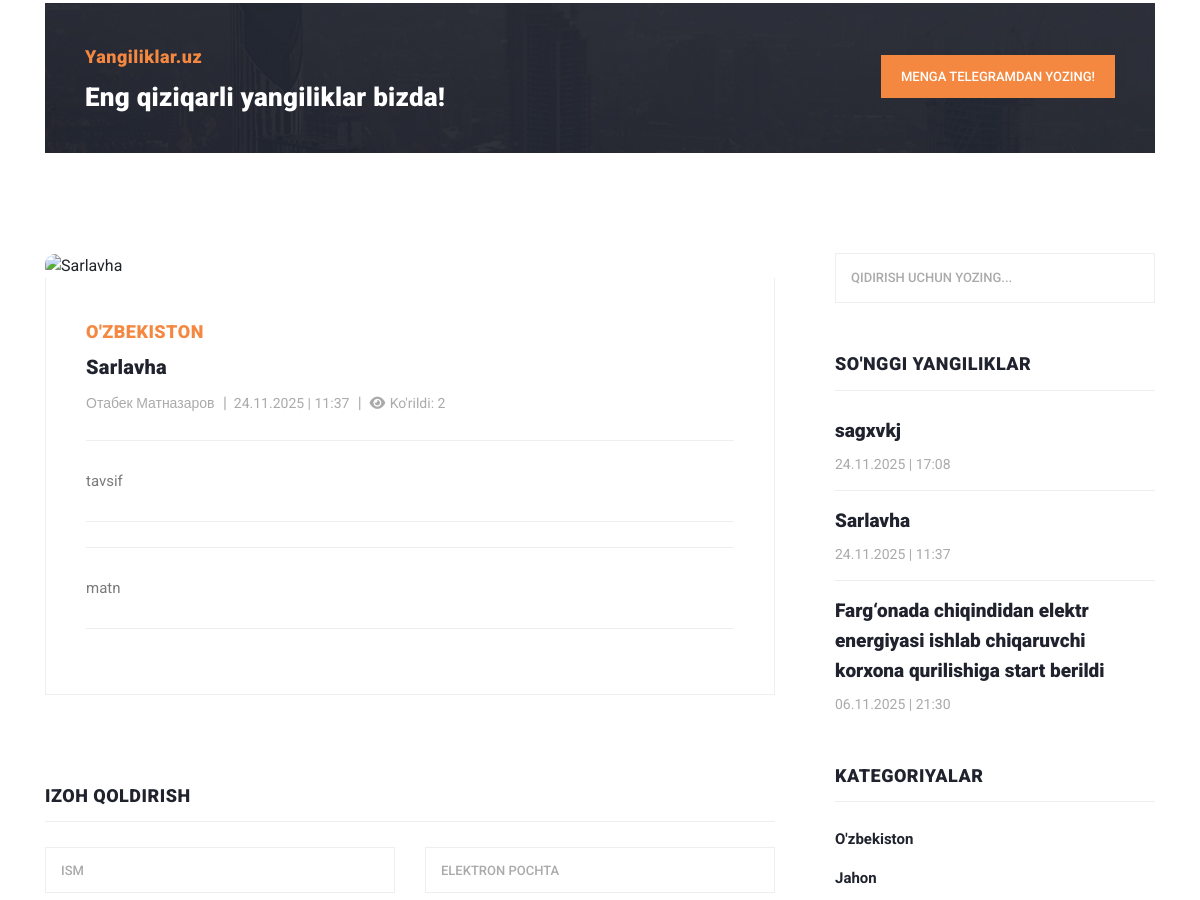
Page /?controller=news_view&id=20 (middle part) on the earlier database version.
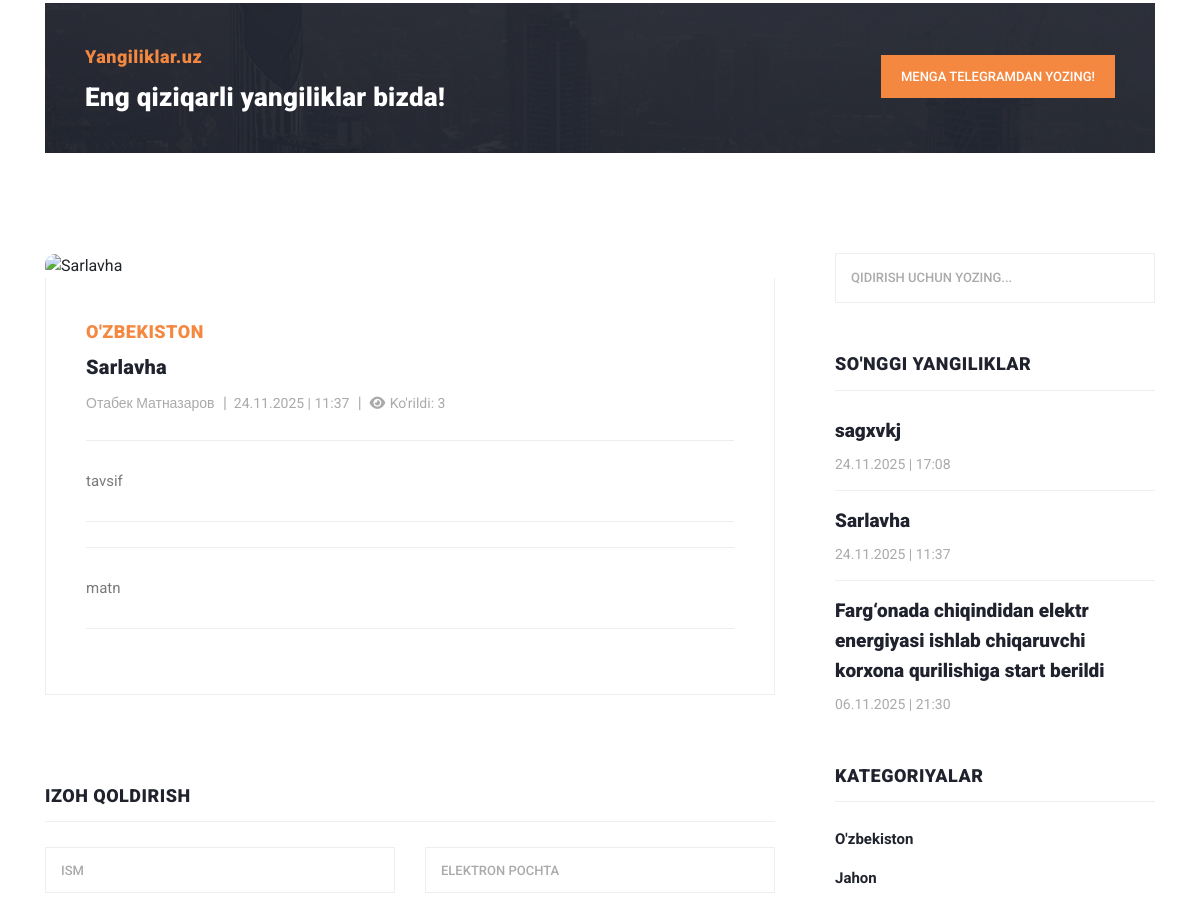
Same page on the later database version.
### tables this page shows
CREATE TABLE `news`
(
    `id`          INTEGER PRIMARY KEY AUTOINCREMENT,
    `author_id`   INTEGER NOT NULL,
    `is_banner`   INTEGER DEFAULT 0 CHECK (is_banner IN (0, 1)), -- 0=yo'q, 1=ha
    `title`       TEXT    NOT NULL,
    `description` TEXT,
    `category_id` INTEGER NOT NULL,
    `image`       TEXT    DEFAULT NULL,
    `body`        TEXT    DEFAULT NULL,
    `seen_count`  INTEGER DEFAULT 0 CHECK (seen_count >= 0),
    `created_at`  TEXT    DEFAULT (datetime('now', '+5 hours')), -- sqlite da datetime turi yo'q
    `updated_at`  TEXT    DEFAULT (datetime('now', '+5 hours')),
    `status`      INTEGER DEFAULT 1 CHECK (status IN (0, 1))    -- 0=nofaol, 1=faol

);

CREATE TABLE `category`
(
    `id`     INTEGER PRIMARY KEY AUTOINCREMENT,
    `name`   TEXT UNIQUE NOT NULL,
    `status` BOOLEAN DEFAULT TRUE
);

CREATE TABLE `author`
(
  `id` INTEGER PRIMARY KEY AUTOINCREMENT,
  `name` VARCHAR(100) NOT NULL,
  `status` BOOLEAN DEFAULT TRUE
);

### views/view.php (called while the page is built, shortened)
<?php
require_once __DIR__ . '/widgets/header.php';
require_once __DIR__ . '/widgets/view-main-content.php';
require_once __DIR__ . '/widgets/footer.php';

### index.php (called while the page is built)
<?php
require_once __DIR__ . '/controllers/mainController.php';

### models/news.php (called while the page is built, shortened)
<?php
function getLastNews(): array
{
    global $pdo;
    $sql = "SELECT
                `N`.`id` AS `news_id`,
                `A`.`name` AS `muallif`,
                `N`.`title` AS `sarlavha`,
                `N`.`description` AS `qisqa_tavsif`,
                `C`.`name` AS `kategoriya`,
                `N`.`image` AS `rasm`,
               -- `N`.`body` AS `yangilik_matni`,
                `N`.`seen_count` AS `kurishlar_soni`,
                DATETIME(`N`.`created_at`, 'localtime') AS `yaratilgan_vaqti`  -- device localtime da vaqtni ko'rsatish
                -- `N`.`created_at` AS `yaratilgan_vaqti`      -- GMT+5 da ko'rsatish
            FROM `news` AS `N`
            JOIN `category` AS `C`
             ON `N`.`category_id` = `C`.`id`
            JOIN `author` AS `A`
            ON `N`.`author_id` = `A`.`id`
            WHERE `N`.`status` = " . ACTIVE .
        " ORDER BY `yaratilgan_vaqti` DESC
            LIMIT 3";
    $stmt = $pdo->prepare($sql);
    $stmt->execute();
    return $stmt->fetchAll(PDO::FETCH_ASSOC);
}
function getNewsById(int $id): array
{
    global $pdo;
    $sql = "SELECT
                `N`.`id` AS `news_id`,
                `A`.`name` AS `muallif`,
                `N`.`title` AS `sarlavha`,
                `N`.`description` AS `qisqa_tavsif`,
                `C`.`name` AS `kategoriya`,
                `N`.`image` AS `rasm`,
                `N`.`body` AS `yangilik_matni`,
                `N`.`seen_count` AS `kurishlar_soni`,
                DATETIME(`N`.`created_at`, 'localtime') AS `yaratilgan_vaqti`  -- device localtime da vaqtni ko'rsatish
            FROM `news` AS `N`
            LEFT JOIN `category` AS `C`
             ON `N`.`category_id` = `C`.`id` AND `C`.`status` = " . ACTIVE . "
            JOIN `author` AS `A`
            ON `N`.`author_id` = `A`.`id`
            WHERE `N`.`status` = " . ACTIVE .
        " AND `N`.`id` = :id " .
        " LIMIT 1 ; ";
    $stmt = $pdo->prepare($sql);
    $stmt->bindParam(':id', $id, PDO::PARAM_INT);
    $stmt->execute();
    return $stmt->fetch(PDO::FETCH_ASSOC);
}

### helpers.php (called while the page is built, shortened)
<?php
function getImage(string $table_name, int $id, mixed $filename): string
{
    $relativePath = "uploads/$table_name/$id/$filename";
    return '/assets/images/no_image.png';
}

### controllers/imports.php (called while the page is built, shortened)
<?php
$categories = getCategories();
$news = getLastNews();

### models/categories.php (called while the page is built, shortened)
<?php
function getCategories(): array
{
    global $pdo;
    $sql = "SELECT
                `name`
            FROM `category`
            WHERE `status` = :status
            ORDER BY `id`
            ";
    try {
        $stmt = $pdo->prepare($sql);
        $stmt->execute(['status' => ACTIVE]);
        return $stmt->fetchAll(PDO::FETCH_ASSOC);
    } catch (PDOException $e) {
        error_log("DB xatolik, getCategories():" . $e->getMessage());
        return [];
    }
}

### views/widgets/view-main-content.php (the view, shortened to what the changed rows need)
<section class="call-to-action">
    <div class="container">
        <div class="row">
            <div class="col-lg-12">
                <div class="main-content">
                    <div class="row">
                        <div class="col-lg-8">
                            <span><?= SITE_NAME ?? 'Bu yerda sayt nomi' ?></span>
                            <h4> <?= SLOGAN ?> </h4>
                        </div>
                        <div class="col-lg-4">
                            <div class="main-button">
                                <a href="https://t.me/settings" target="_parent">Menga Telegramdan yozing!</a>
                            </div>
                        </div>
                    </div>
                </div>
            </div>
        </div>
    </div>
</section>
<section class="blog-posts grid-system">
    <div class="container">
        <div class="row">
            <div class="col-lg-8">
                <div class="all-blog-posts">
                    <div class="row">
                        <div class="col-lg-12">
                            <div class="blog-post">
                                <div class="blog-thumb">
                                    <?php $image = getImage('news', $newsItem['news_id'], $newsItem['rasm']); ?>
                                    <a>
                                        <img src="<?= $image; ?>"
                                             class="img-fluid"
                                             alt="<?= $newsItem['sarlavha']; ?> ">
                                    </a>
                                </div>
                                <div class="down-content">
                                    <span> <?= $newsItem['kategoriya']; ?> </span>
                                    <a><h4> <?= $newsItem['sarlavha'] ?> </h4></a>
                                    <ul class="post-info">
                                        <li><a href="#"> <?= $newsItem['muallif'] ?> </a></li>
                                        <li>
                                            <a> <?= date('d.m.Y  |  H:i', strtotime($newsItem['yaratilgan_vaqti'])); ?> </a>
                                        </li>
                                        <li><a> <i class="fas fa-eye"></i>
                                                Ko'rildi: <?= $newsItem['kurishlar_soni']; ?> </a></li>
                                    </ul>
                                    <p> <?= $newsItem['qisqa_tavsif'] ?> </p>
                                    <p> <?= $newsItem['yangilik_matni'] ?> </p>
                                </div>
                            </div>
                        </div>
                        <div class="col-lg-12">
                            <div class="sidebar-item submit-comment">
                                <div class="sidebar-heading">
                                    <h2>Izoh qoldirish</h2>
                                </div>
                                <div class="content">
                                    <form id="comment" action="#" method="post">
                                        <div class="row">
                                            <div class="col-md-6 col-sm-12">
                                                <fieldset>
                                                    <input name="name" type="text" id="name"
                                                           placeholder="Ism"
                                                           required>
                                                </fieldset>
                                            </div>
                                            <div class="col-md-6 col-sm-12">
                                                <fieldset>
                                                    <input name="email" type="text" id="email"
                                                           placeholder="Elektron pochta">
                                                </fieldset>
                                            </div>
                                        </div>
                                    </form>
                                </div>
                            </div>
                        </div>
                    </div>
                </div>
            </div>
            <div class="col-lg-4">
                <?php require_once __DIR__ . '/sidebar.php'; ?>
            </div>
        </div>
    </div>
</section>

### views/widgets/sidebar.php (shortened to what the changed rows need)
<div class="sidebar">
    <div class="row">
        <div class="col-lg-12">
            <div class="sidebar-item search">
                <form id="search_form" name="gs" method="GET" action="#">
                    <input type="text" name="q" class="searchText" placeholder="qidirish uchun yozing..."
                           autocomplete="on">
                </form>
            </div>
        </div>
        <div class="col-lg-12">
            <div class="sidebar-item recent-posts">
                <div class="sidebar-heading">
                    <h2>So'nggi yangiliklar</h2>
                </div>
                <div class="content">
                    <ul>
                        <?php if (!empty($news)): ?>
                            <?php foreach ($news as $news_item): ?>
                                <li>
                                    <a href="?controller=news_view&id=<?= htmlspecialchars($news_item['news_id']) ?>">
                                        <h5> <?= htmlspecialchars($news_item['sarlavha']); ?> </h5>
                                        <span><?= date('d.m.Y  |  H:i', strtotime($news_item['yaratilgan_vaqti'])); ?></span>
                                    </a>
                                </li>
                            <?php endforeach; ?>
                        <?php else: echo 'news massivi null!'; ?>
                        <?php endif; ?>
                    </ul>
                </div>
            </div>
        </div>
        <div class="col-lg-12">
            <div class="sidebar-item categories">
                <div class="sidebar-heading">
                    <h2>Kategoriyalar</h2>
                </div>
                <div class="content">
                    <ul>
                        <?php if (!empty($categories)): ?>
                            <?php foreach ($categories as $category): ?>
                                <li><a href="#"> <?= $category['name'] ?> </a></li>
                            <?php endforeach; ?>
                        <?php endif; ?>
                    </ul>
                </div>
            </div>
        </div>
    </div>
</div>

Differences in the rows shown:
changed news "Sarlavha": seen_count "2" → "3"
